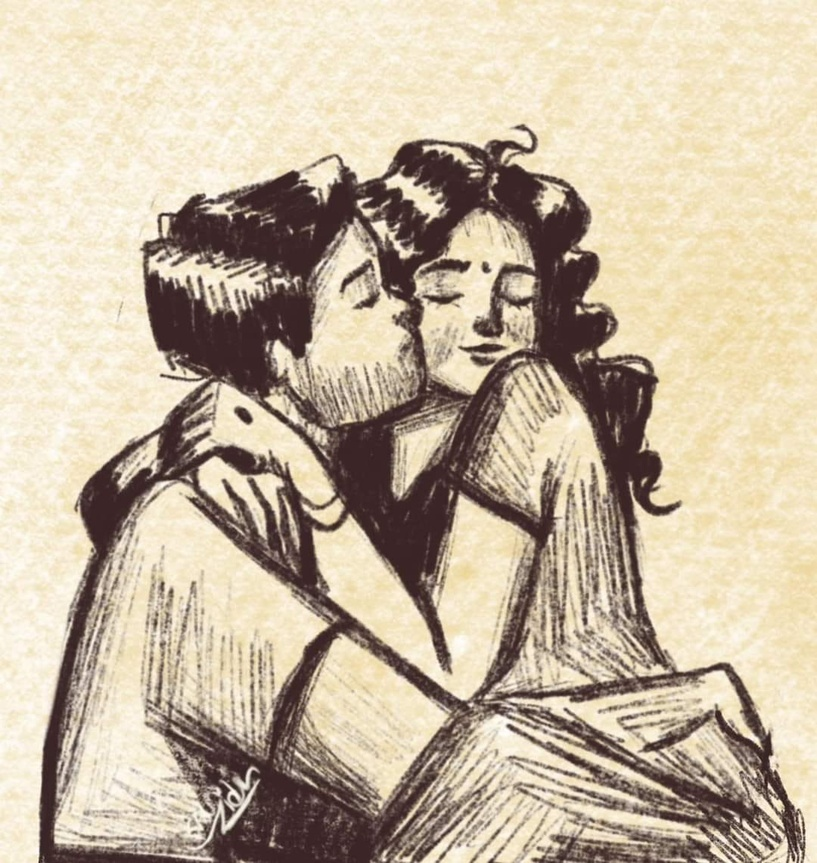
#> input picture sanaristic_2.jpg, 817 x 863 px, shrunk from 1080 x 1141 before the run
$ python opti_6.py
#> lines starting #> are read from the running program, lines starting #| are printed output that depends on the picture; after the words box and inside, x2 and y2 are one past the last pixel; in counts of white or black regions, pixels touching at a corner belong together
#!/usr/bin/env python3
# -*- coding: utf-8 -*-
"""
Created on Tue May 14 20:07:32 2024

@author: nafis
"""

import numpy as np
import cv2 as cv
from matplotlib import pyplot as plt

img = cv.imread('sanaristic_2.jpg')
#> img is the input picture: shape (863, 817, 3); mean B, G, R 161.4, 182.6, 197.2
gray = cv.cvtColor(img,cv.COLOR_BGR2GRAY)
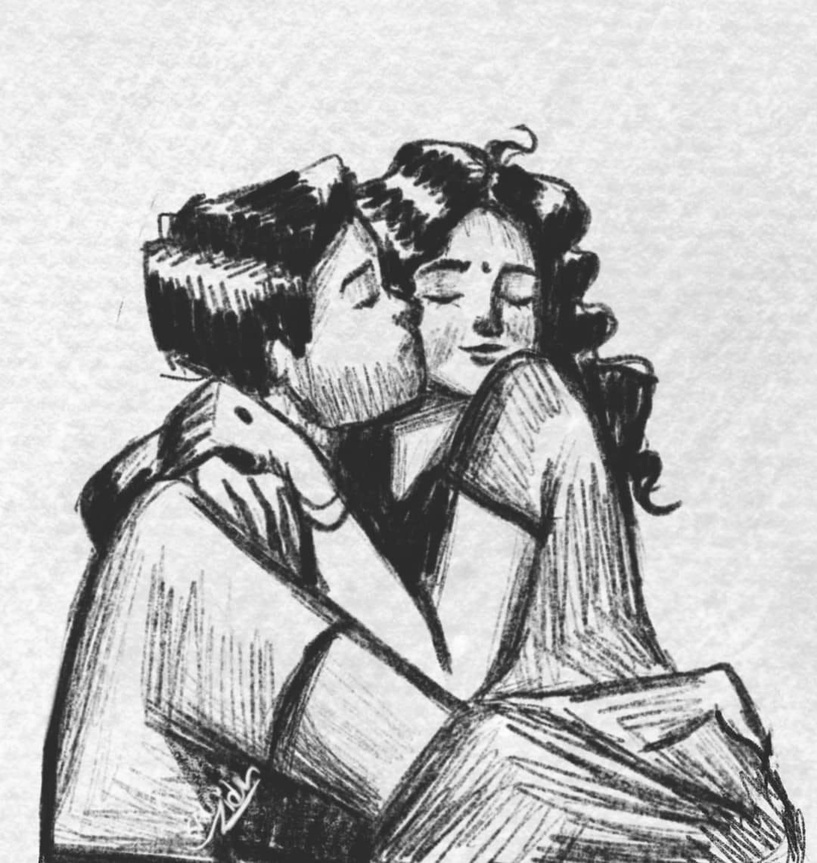
#> gray: shape (863, 817); min 23, max 254, mean 184.6

corners = cv.goodFeaturesToTrack(gray,25,0.01,10)
#> corners = 25 rows, first 8: [793, 860], [775, 770], [738, 821], [160, 375], [246, 217], [224, 268], [755, 776], [314, 188]
corners = np.int0(corners)

for i in corners:
 x,y = i.ravel()
 cv.circle(img,(x,y),3,255,-1)
#> this loop made 25 passes
#> (x, y) on passes 1 to 12: (793, 860), (775, 770), (738, 821), (160, 375), (246, 217), (224, 268), (755, 776), (314, 188), (798, 809), (564, 709), (299, 179), (200, 376)
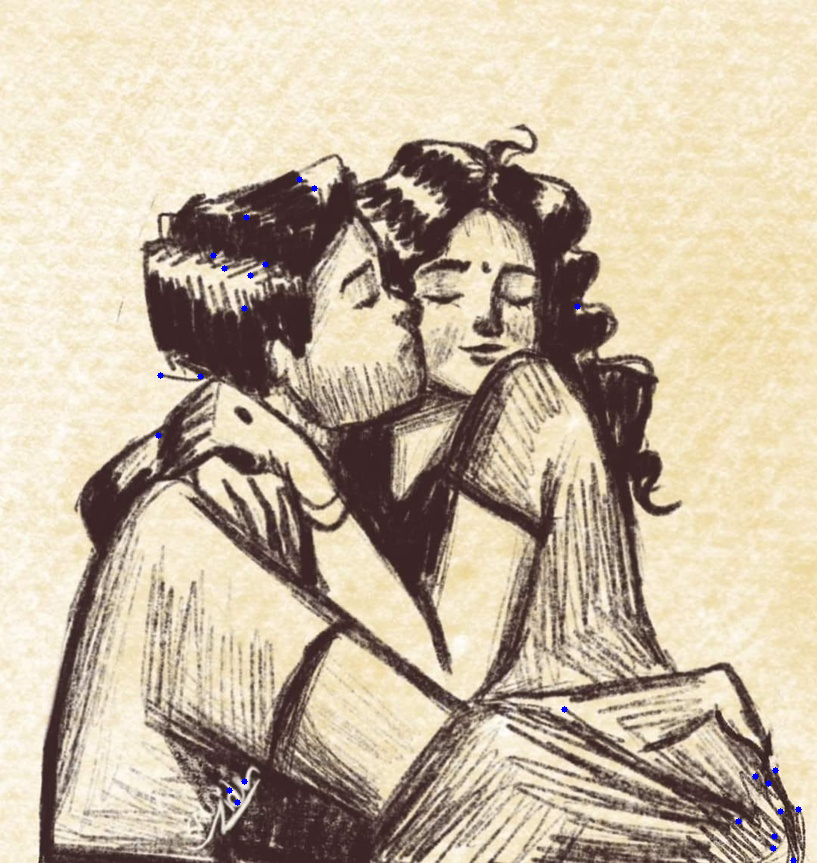
#> img: shape (863, 817, 3); 0.1% of pixels changed, all inside (x1, y1, x2, y2) = (155, 176, 802, 863)

plt.imshow(img),plt.show()
